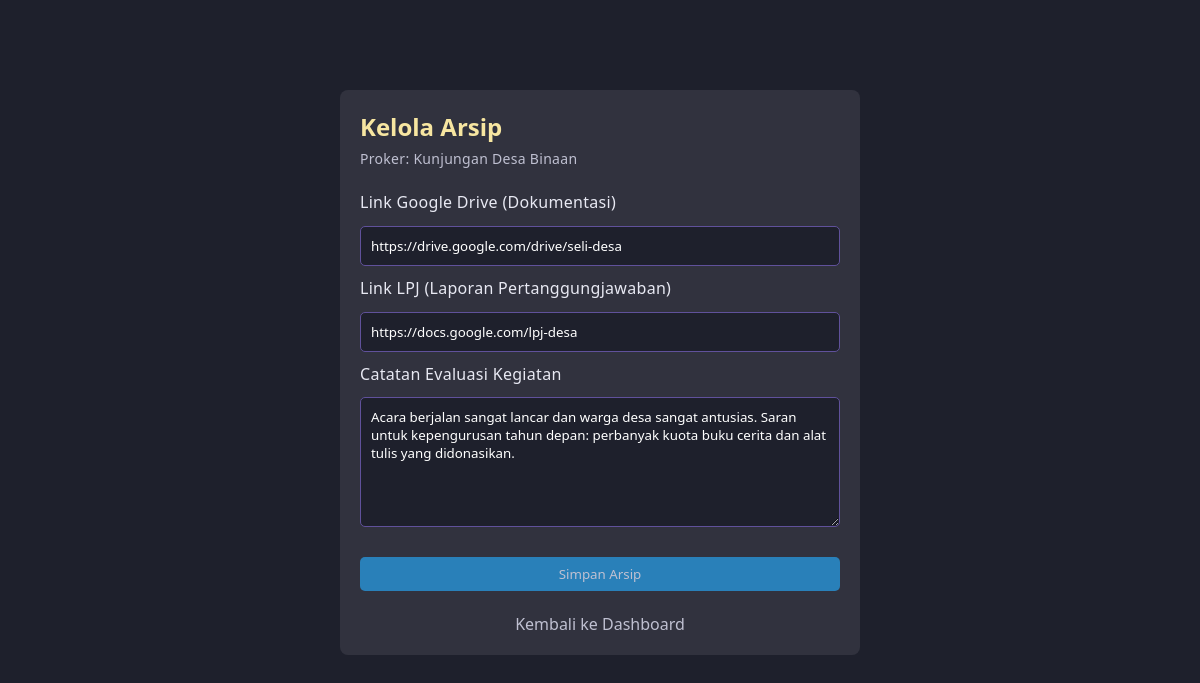
Page /admin/kelola_arsip.php?id=2 (signed in) on the committed database.
### tables this page shows
CREATE TABLE `proker` (
  `id_proker` int(11) NOT NULL,
  `id_dept` int(11) DEFAULT NULL,
  `nama_proker` varchar(100) DEFAULT NULL,
  `pj_proker` varchar(100) DEFAULT NULL,
  `deskripsi` text DEFAULT NULL,
  `tgl_pelaksanaan` date DEFAULT NULL,
  `status` enum('Belum Mulai','Sedang Berjalan','Selesai') DEFAULT NULL,
  `created` timestamp NOT NULL DEFAULT current_timestamp()
);

CREATE TABLE `arsip` (
  `id_arsip` int(11) NOT NULL,
  `id_proker` int(11) DEFAULT NULL,
  `link_drive` varchar(255) DEFAULT NULL,
  `link_lpj` varchar(255) DEFAULT NULL,
  `catatan` text DEFAULT NULL
);

### config/functions.php (called while the page is built, shortened)
<?php
require 'database.php';
function query($query) {
    global $conn;
    $result = mysqli_query($conn, $query);
    $rows = [];
    while ($row = mysqli_fetch_assoc($result)) {
        $rows[] = $row;
    }
    return $rows;
}
?>

### admin/kelola_arsip.php (the view, shortened to what this page needs)
<?php
require '../config/functions.php';
$id_proker = $_GET["id"];
$proker = query("SELECT * FROM proker WHERE id_proker = $id_proker")[0];
$cek_arsip = query("SELECT * FROM arsip WHERE id_proker = $id_proker");
$is_exist = count($cek_arsip) > 0;
$arsip = $is_exist ? $cek_arsip[0] : null;
?>
<!DOCTYPE html>
<html lang="id">
<head>
    <link rel="stylesheet" href="../assets/css/style.css">
</head>
<body>
    <div class="container" style="max-width: 600px; margin: auto; margin-top: 50px;">
        <div class="card">
            <h2 style="color: #f7e6a1; margin-bottom: 5px;">Kelola Arsip</h2>
            <p style="color: #bfc0d1; margin-bottom: 20px;">Proker: <?= $proker['nama_proker']; ?></p>
            <form action="" method="post">
                <label>Link Google Drive (Dokumentasi)</label>
                <input type="url" name="link_drive" value="<?= $is_exist ? $arsip['link_drive'] : ''; ?>" placeholder="https://drive.google.com/..." required>
                <label>Link LPJ (Laporan Pertanggungjawaban)</label>
                <input type="url" name="link_lpj" value="<?= $is_exist ? $arsip['link_lpj'] : ''; ?>" placeholder="https://docs.google.com/..." required>
                <label>Catatan Evaluasi Kegiatan</label>
                <textarea name="catatan" rows="6" placeholder="Tuliskan kendala dan saran untuk kepengurusan tahun depan..." required><?= $is_exist ? $arsip['catatan'] : ''; ?></textarea>
                <button type="submit" name="simpan_arsip" class="btn" style="width: 100%; margin-top: 15px; background-color: #2980b9;">Simpan Arsip</button>
            </form>
            <br>
            <div style="text-align: center;">
                <a href="dashboard.php" style="color: #bfc0d1; text-decoration: none;">Kembali ke Dashboard</a>
            </div>
        </div>
    </div>
</body>
</html>

### assets/css/style.css (style rules this page uses)
* { margin: 0; padding: 0; box-sizing: border-box; font-family: 'Segoe UI', Tahoma, sans-serif; }
body { background-color: #1e202c; color: #bfc0d1; }
.container { padding: 40px; }
.card { background-color: #31323e; padding: 20px; border-radius: 8px; margin-bottom: 20px; }
.btn { background-color: #60519b; color: #bfc0d1; border: none; padding: 8px 15px; border-radius: 5px; cursor: pointer; text-decoration: none; }
input, select, textarea { width: 100%; padding: 10px; margin: 10px 0; background: #1e202c; color: #fff; border: 1px solid #60519b; border-radius: 5px; }
p, small, label, td, span { color: #e8e9f3; line-height: 1.6; letter-spacing: 0.3px; }
p { font-size: 14px; }

### rows in the picture
proker: nama_proker "Kunjungan Desa Binaan"
arsip: link_drive "https://drive.google.com/drive/seli-desa", link_lpj "https://docs.google.com/lpj-desa", catatan "Acara berjalan sangat lancar dan warga desa sangat antusias. Saran untuk kepengurusan tahun depan: perbanyak kuota buku cerita dan alat tulis yang didonasikan."
